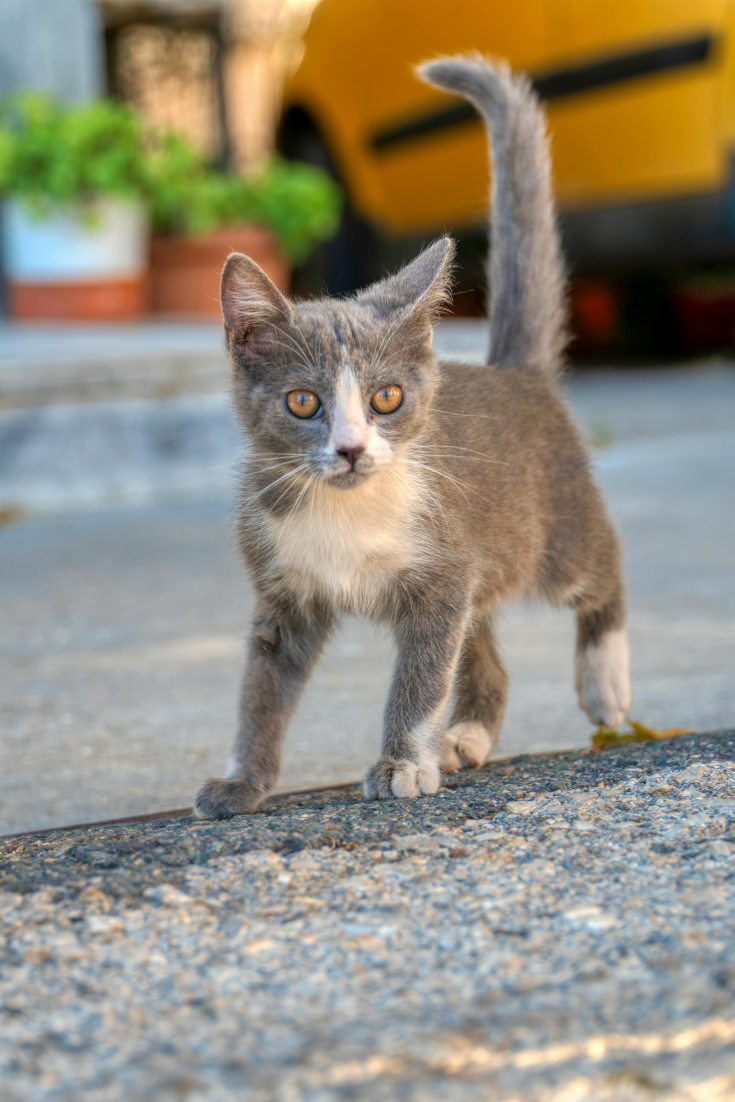
#> input picture Class_Codes/21_April_CV_MAMSamrish/pexels-alexravvas-26611787.jpg, 3671 x 5506 px (shown at 1/5 size)
$ jupyter execute noise_add.ipynb
#> lines starting #> are read from the running program, lines starting #| are printed output that depends on the picture
### Important Libraries To Show

[cell 1]
import numpy as np
import matplotlib.pyplot as plt
from PIL import Image, ImageFilter

### Loading the Image and Converting to Gray Scale

[cell 2]
image = Image.open("pexels-alexravvas-26611787.jpg")
#> image is the input picture: PIL image 3671x5506 RGB; mean R, G, B 145.7, 139.5, 123.1
image = image.convert('L')
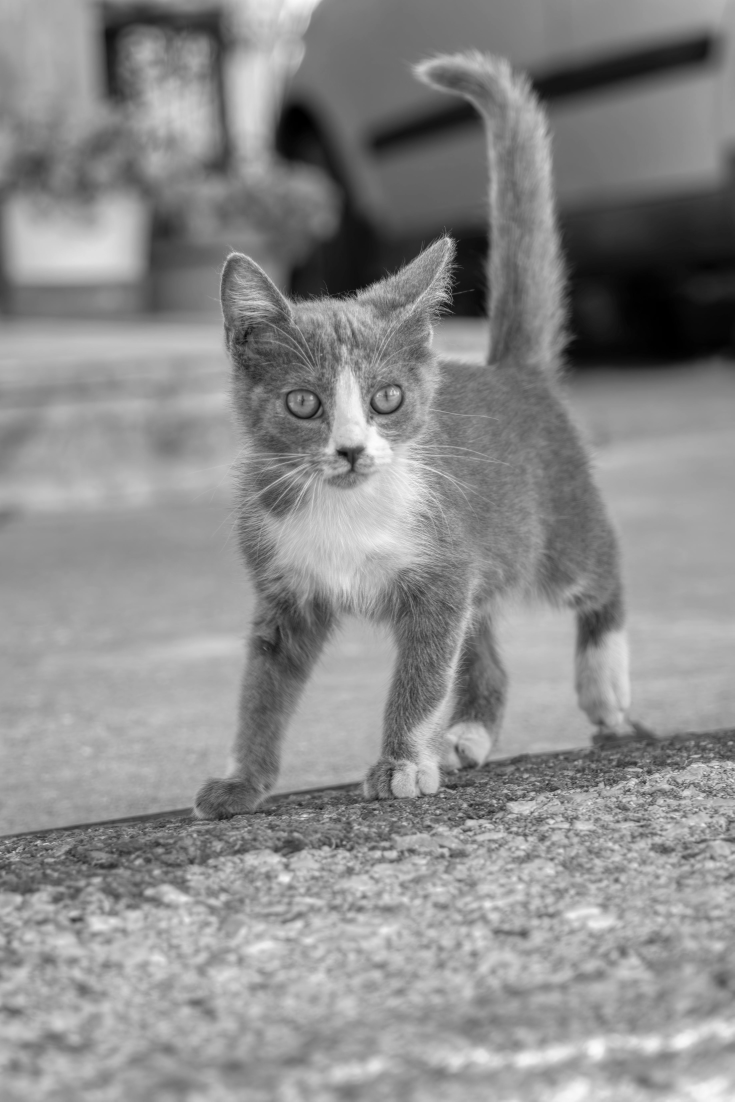
#> image: PIL image 3671x5506 L (shown at 1/5 size); min 0, max 253, mean 139.5

### Resizing the Image

[cell 3]
image = image.resize((500,500))
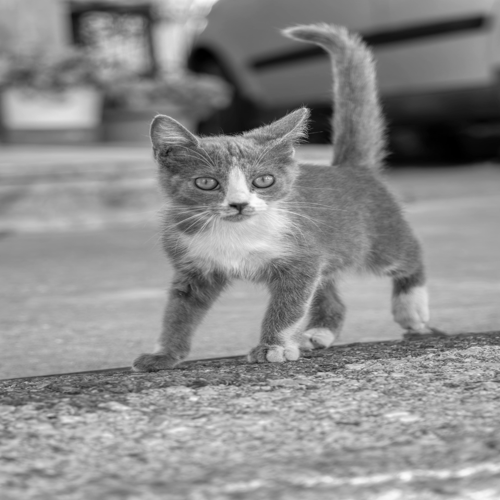
#> image: PIL image 500x500 L; min 0, max 251, mean 139.5
image_array = np.array(image)

### Creating the Function for adding the NOise

[cell 4]
def add_salt_pepper_noise(image, prob=0.02):
#> called with prob = 0.02
    noisy = image.copy()
    rows, cols = noisy.shape
#> rows = 500; cols = 500

    num_salt = int(prob * rows * cols)
#> num_salt = 5000
    coords = [np.random.randint(0, i, num_salt) for i in (rows, cols)]
    noisy[coords[0], coords[1]] = 255

    num_pepper = int(prob * rows * cols)
#> num_pepper = 5000
    coords = [np.random.randint(0, i, num_pepper) for i in (rows, cols)]
    noisy[coords[0], coords[1]] = 0
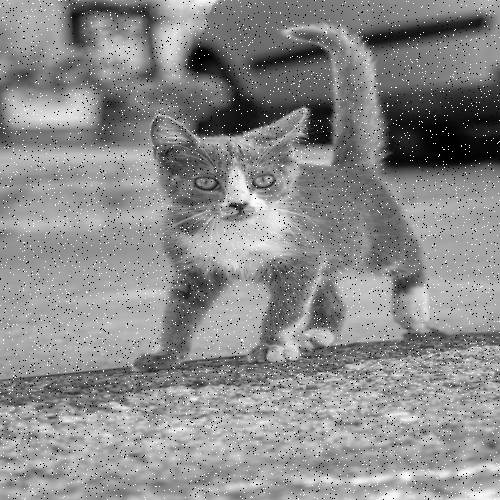
#> noisy: shape (500, 500); min 0, max 255, mean 139

    return noisy

noisy_img = add_salt_pepper_noise(image_array , 0.02)

### Applying Filter

[cell 5]
noisy_pil = Image.fromarray(noisy_img)

filtered_img = noisy_pil.filter(ImageFilter.MedianFilter(size=3))

### Plotting the Images

[cell 6]
plt.figure(figsize=(12,4))

# Original
plt.subplot(1,3,1)
plt.imshow(image_array, cmap='gray')
plt.title('Original Image')
plt.axis('off')

# Noisy
plt.subplot(1,3,2)
plt.imshow(noisy_img, cmap='gray')
plt.title('Noisy Image')
plt.axis('off')

# Filtered
plt.subplot(1,3,3)
plt.imshow(filtered_img, cmap='gray')
plt.title('Filtered Image')
plt.axis('off')

plt.tight_layout()
plt.show()
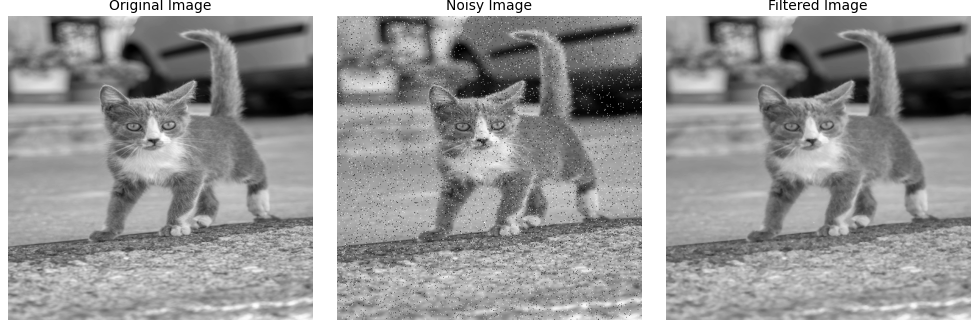
#> figure drawn by matplotlib, 3 panels
